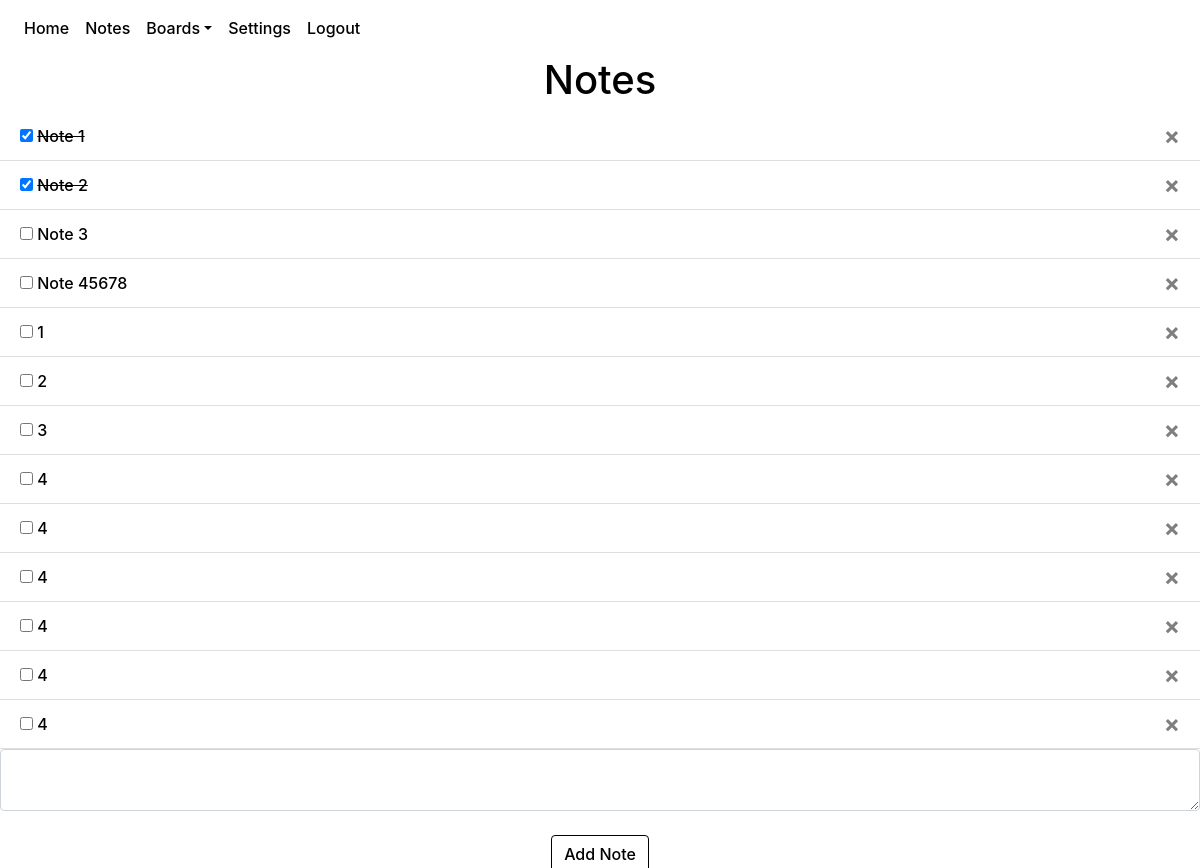
Before: /notes (signed in) with the older database file.
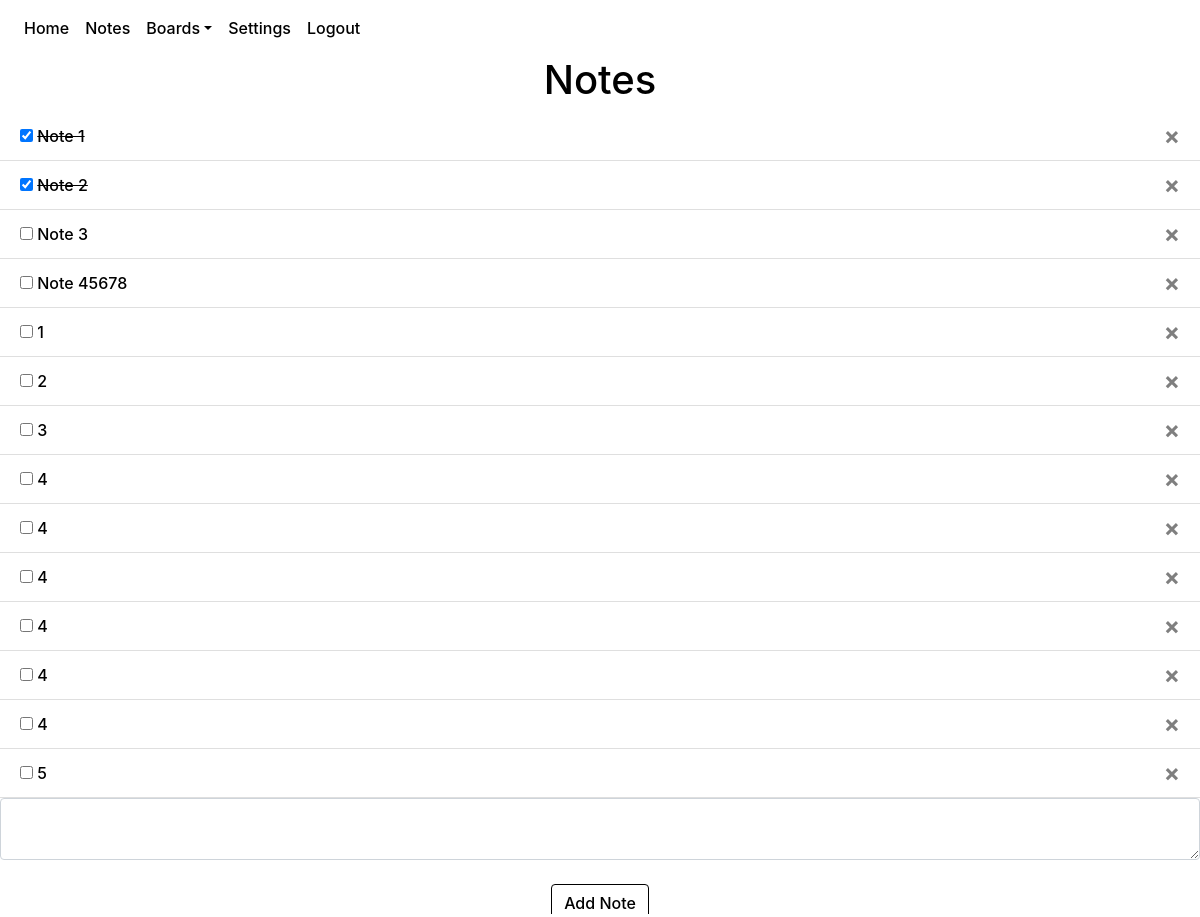
After: the same page with the newer database file.
### website/models.py (models this page shows)
class Note(db.Model):
    id = db.Column(db.Integer, primary_key=True)
    data = db.Column(db.String(10000))
    created = db.Column(db.DateTime(timezone=True), default=func.now())
    last_modified = db.Column(db.DateTime(timezone=True), default=func.now())
    completed = db.Column(db.Boolean, default = False)
    user_id = db.Column(db.Integer, db.ForeignKey('user.id'))

### website/views.py (the view, shortened to what this page needs)
@views.route('/notes', methods=['GET', 'POST'])
@login_required
def notes():
    return render_template("notes.html", user=current_user)

### website/__init__.py (called while the page is built)
def create_app():
    app = Flask(__name__)
    app.config['SECRET_KEY'] = urandom(12).hex()
    app.config['SQLALCHEMY_DATABASE_URI'] = f'sqlite:///{DB_NAME}'
    app.config['SQLALCHEMY_TRACK_MODIFICATIONS'] = False
    db.init_app(app)
    from .views import views
    from .auth import auth
    app.register_blueprint(views, url_prefix='/')
    app.register_blueprint(auth, url_prefix='/')
    from .models import User, Note, Board, Task, Category
    create_database(app)
    login_manager = LoginManager()
    login_manager.login_view = 'auth.login'
    login_manager.init_app(app)
    @login_manager.user_loader
    def load_user(id):
        return User.query.get(id)
    return app

### website/templates/notes.html (shortened to what this page needs)
{% extends "base.html" %} {% block title %}Notes{% endblock %}
{% block style %}
<link rel="stylesheet" href="{{ url_for('static', filename = 'notes.css') }}" />
{% endblock %}
{% block content %}
<h1 align="center">Notes</h1>
<ul class="list-group list-group-flush" id="notes-list">
  {% for note in user.notes %}
  {% set noteIdentifierClass = "N"+note.id|string %}
  <li class="list-group-item {{noteIdentifierClass}}", style="word-wrap:break-word;", id="list-item">
    {% if note.completed == True %}
    <input
    type="checkbox"
    id="show-note-checkbox"
    class="show-note {{ noteIdentifierClass }}"
    onclick="toggleNoteCompletion({{ note.id }})"
    checked />
    {% else %}
    <input
    type="checkbox"
    id="show-note-checkbox"
    class="show-note {{ noteIdentifierClass }}"
    onclick="toggleNoteCompletion({{ note.id }})" />
    {% endif %}
    <span class="show-note {{ noteIdentifierClass }}"id="show-note-text", ondblclick="editNoteDisplay({{ note.id }})">
      {{ note.data }}
    </span>
    <button
    type="button"
    class="close show-note {{ noteIdentifierClass }}"
    id="show-note-delete"
    onclick="showDeleteConfirmation(`deleteNote({{ note.id }});`, 'note');">
      <span class="delete-button" aria-hidden="true">&times;</span>
    </button>
  </li>
  {% endfor %}
</ul>
<form method="POST">
  <textarea name="note" id="note" class="form-control"></textarea>
  <br />
  <div align="center">
    <button type="submit" class="btn btn-primary">Add Note</button>
  </div>
</form>
{% endblock %}

### website/templates/base.html (shortened to what this page needs)
<!DOCTYPE html>
<html>
  <head>
    <link
      rel="stylesheet"
      href="https://stackpath.bootstrapcdn.com/bootstrap/4.4.1/css/bootstrap.min.css"
    />
    <link
      rel="stylesheet"
      href="https://stackpath.bootstrapcdn.com/font-awesome/4.7.0/css/font-awesome.min.css"
    />
    <link rel="stylesheet"
    href="{{url_for('static', filename='fontpicker.css')}}"
    />
    <link
      rel="stylesheet"
      href="{{ url_for('static', filename='base.css')}}"
    />
    {% block style %}{% endblock %}
  </head>
  <body>
    <nav class="navbar navbar-fixed-top navbar-expand-lg navbar-dark bg-dark">
      <div class="collapse navbar-collapse" id="navbar">
        <div class="navbar-nav">
          {% if user.is_authenticated %}
          <a class="nav-item nav-link" id="home" href="/">Home</a>
          <a class="nav-item nav-link" id="Notes" href="/notes">Notes</a>
          <li class="nav-item dropdown">
            <a class="nav-link dropdown-toggle" data-toggle="dropdown" href="/boards" role="button">Boards</a>
          </li>
          <a class="nav-item nav-link" id="settings" href="/settings">Settings</a>
          <a class="nav-item nav-link" id="logout" href="/logout">Logout</a>
          {% else %}
          <a class="nav-item nav-link" id="home" href="/">Home</a>
          <a class="nav-item nav-link" id="login" href="/login">Login</a>
          <a class="nav-item nav-link" id="signUp" href="/sign-up">Sign Up</a>
          {% endif %}
        </div>
      </div>
    </nav>
    <div id="container">
      {% block content %} {% endblock %}
      </div>
  </body>
</html>

### website/static/base.css (style rules this page uses)
html { height: 100vh; min-width: 99vw; max-width: 100vw; background-color: var(--navbar-background-color); }
:root { --background-color: #343a40; --text-color: #ffffff; --navbar-text-color: #9a9da0; --navbar-highlight-color: #ffffff; --navbar-background-color: #343a40; --button-text-color: #ffffff; --confirm-button-color: #007bff; --cancel-button-color: #6c757d; --delete-button-color: #ff0000; --create-screen-filter:rgba(0,0,255,.4); --delete-screen-filter:rgba(255,0,0,.6); --font-family: -apple-system, BlinkMacSystemFont,'Segoe UI',Roboto,'Helvetica Neue',Arial,'Noto Sans',sans-serif,'Apple Color Emoji','Segoe UI Emoji','Segoe UI Symbol','Noto Color Emoji'; --font-style: none; --font-weight: 500; }
body { width: 100%; min-height: 100vh; color: var(--text-color); background-color: var(--navbar-background-color); font-weight: var(--font-weight); font-family: var(--font-family); font-style: var(--font-style); }
div#container { position: relative; height: 93.6vh; min-width: 100%; background-color: var(--background-color); overflow-y: auto; }
.navbar { background-color: var(--navbar-background-color)!important; }
div.dropdown-menu.show, div.navbar-collapse.collapse, li.dropdown { background-color: var(--navbar-background-color)!important; }
.navbar a { color: var(--navbar-text-color)!important; background-color: var(--navbar-background-color)!important; }
h1, h2, h3, h4, h5, h6, p, div, a, li.list-group-item { color: var(--text-color); background-color: var(--background-color); font-weight: var(--font-weight); font-family: var(--font-family); font-style: var(--font-style); }
button.btn.btn-primary { background-color: var(--confirm-button-color)!important; border-color: var(--confirm-button-color)!important; color: var(--button-text-color)!important; font-weight: var(--font-weight); font-family: var(--font-family); font-style: var(--font-style); }

### website/static/notes.css (style rules this page uses)
input:checked~.show-note { text-decoration: line-through; }
button.close.show-note { text-decoration: none; }
:root { --show-Note-data: inline; --edit-Note-data: None; --edit-Note-buttons: None; }
.show-note { display:var(--show-Note-data); }

Changed rows visible on the page:
added Note: data "5"
